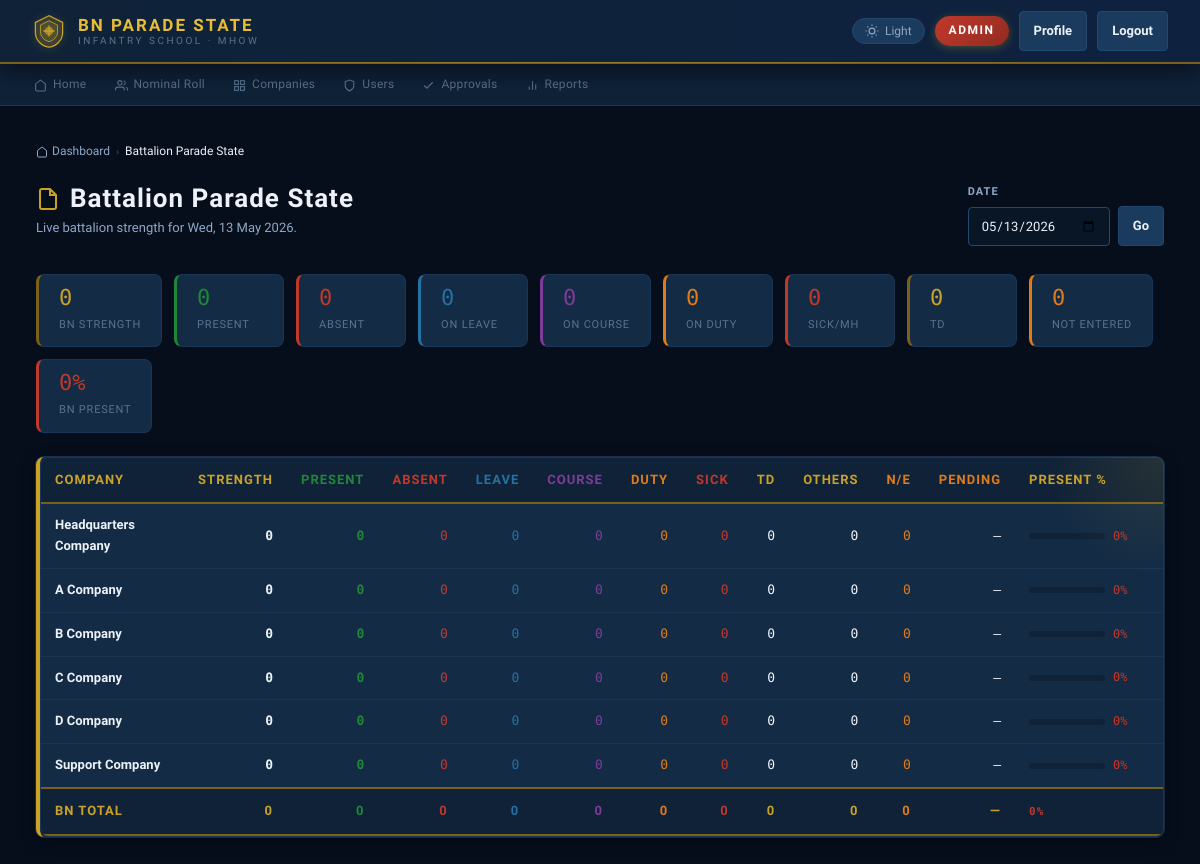
Page /adjt_sa/battalion_parade_state.php (signed in) on the earlier database version.
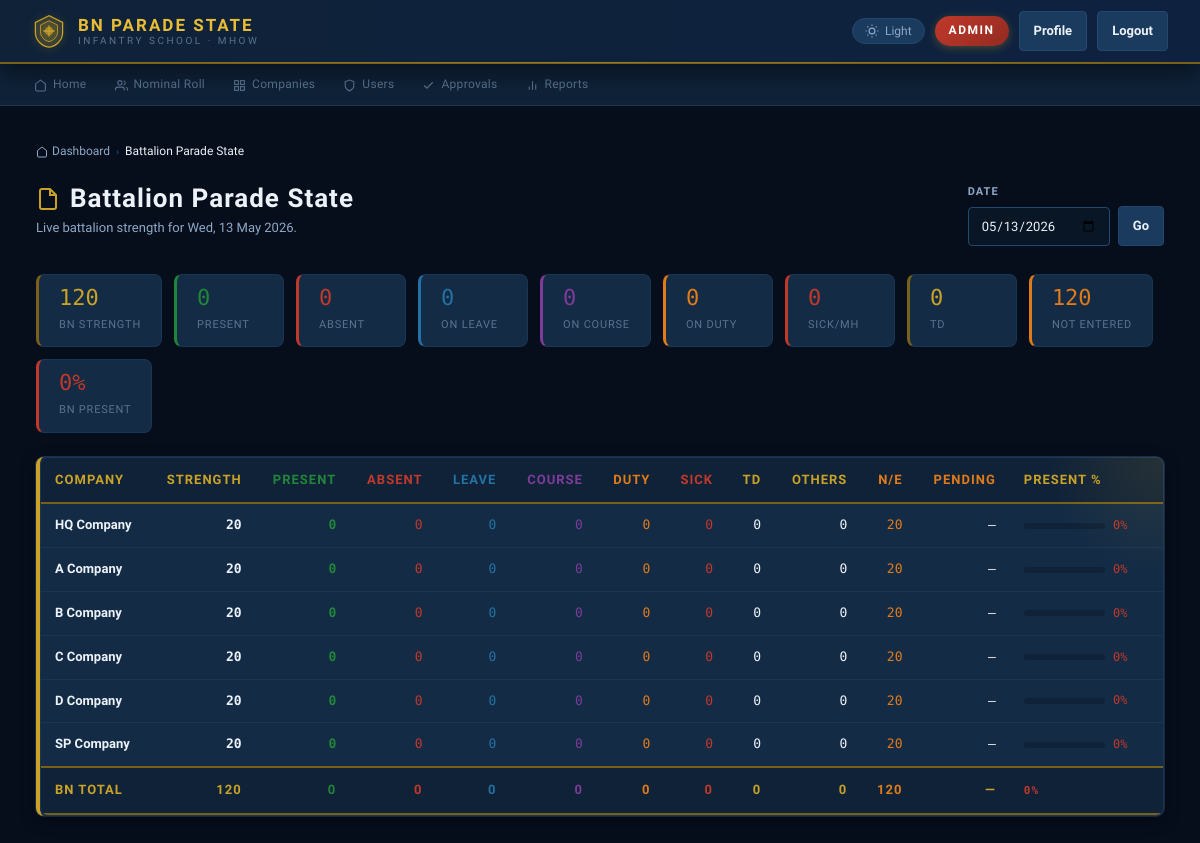
Same page on the later database version.
### tables this page shows
CREATE TABLE companies (
    id INT AUTO_INCREMENT PRIMARY KEY,
    company_name VARCHAR(100) NOT NULL,
    short_name VARCHAR(20) NOT NULL,
    is_active TINYINT DEFAULT 1
);

### adjt_sa/battalion_parade_state.php (the view, shortened to what this page needs)
<?php
include("../config/db.php");
function h($v) { return htmlspecialchars((string)$v, ENT_QUOTES, 'UTF-8'); }
$today    = date("Y-m-d");
$viewDate = $_GET["date"] ?? $today;
$companies = mysqli_fetch_all(mysqli_query($conn,
    "SELECT c.id, c.company_name, c.short_name,
            COUNT(DISTINCT p.id) AS total_serving,
            SUM(a.status='Present') AS present,
            SUM(a.status='Absent') AS absent,
            SUM(a.status='Leave') AS on_leave,
            SUM(a.status='Course') AS on_course,
            SUM(a.status='Duty') AS on_duty,
            SUM(a.status IN ('Sick Report','MH')) AS sick,
            SUM(a.status='TD') AS td,
            SUM(a.status IN ('Attached Out','Other')) AS others,
            SUM(a.status IS NULL AND p.id IS NOT NULL) AS not_entered,
            SUM(a.approval_status='Pending') AS pending_approval
     FROM companies c
     LEFT JOIN personnel p ON p.company_id=c.id AND p.service_status='Serving'
     LEFT JOIN attendance a ON a.personnel_id=p.id AND a.attendance_date='$viewDate'
     WHERE c.is_active=1
     GROUP BY c.id, c.company_name, c.short_name
     ORDER BY c.id"), MYSQLI_ASSOC);
$totals = array_fill_keys(['total_serving','present','absent','on_leave','on_course','on_duty','sick','td','others','not_entered','pending_approval'], 0);
foreach ($companies as $r) foreach (array_keys($totals) as $k) $totals[$k] += (int)$r[$k];
$bnPct = $totals['total_serving']>0 ? round($totals['present']/$totals['total_serving']*100) : 0;
$pendingCount = (int)mysqli_fetch_row(mysqli_query($conn,
    "SELECT COUNT(*) FROM attendance WHERE approval_status='Pending' AND attendance_date='$viewDate'"))[0];
$_tp = '../';
?>
<!DOCTYPE html>
<html lang="en">
<head>
    <link rel="stylesheet" href="../assets/css/style.css">
</head>
<body>
<?php include("../includes/topbar.php"); ?>
<main id="main-content" class="container wide-container">
    <nav class="breadcrumb" aria-label="Breadcrumb">
        <a href="../dashboard.php"><svg width="12" height="12" viewBox="0 0 24 24" fill="none" stroke="currentColor" stroke-width="2"><path d="M3 9l9-7 9 7v11a2 2 0 01-2 2H5a2 2 0 01-2-2z"/></svg> Dashboard</a>
        <span class="breadcrumb-sep">›</span>
        <span class="breadcrumb-current">Battalion Parade State</span>
    </nav>
    <div class="page-header-row">
        <div class="page-header">
            <h1><svg viewBox="0 0 24 24" fill="none" stroke="currentColor" stroke-width="2"><path d="M14 2H6a2 2 0 00-2 2v16a2 2 0 002 2h12a2 2 0 002-2V8z"/><polyline points="14 2 14 8 20 8"/></svg>Battalion Parade State</h1>
            <p class="page-sub">Live battalion strength for <?php echo h(date('D, d M Y', strtotime($viewDate))); ?>.
            </p>
        </div>
        <div style="display:flex;gap:10px;align-items:flex-end;flex-wrap:wrap;">
            <form method="GET" style="display:flex;gap:8px;align-items:flex-end;">
                <div class="tf"><label for="v-date" style="font-size:11px;">Date</label>
                <input type="date" id="v-date" name="date" value="<?php echo h($viewDate); ?>" style="min-height:38px;margin:0;"></div>
                <button class="btn secondary" type="submit">Go</button>
            </form>
        </div>
    </div>
    <div class="summary-tiles">
        <div class="summary-tile"><strong><?php echo $totals['total_serving']; ?></strong><span>BN Strength</span></div>
        <div class="summary-tile green"><strong><?php echo $totals['present']; ?></strong><span>Present</span></div>
        <div class="summary-tile red"><strong><?php echo $totals['absent']; ?></strong><span>Absent</span></div>
        <div class="summary-tile blue"><strong><?php echo $totals['on_leave']; ?></strong><span>On Leave</span></div>
        <div class="summary-tile purple"><strong><?php echo $totals['on_course']; ?></strong><span>On Course</span></div>
        <div class="summary-tile orange"><strong><?php echo $totals['on_duty']; ?></strong><span>On Duty</span></div>
        <div class="summary-tile red"><strong><?php echo $totals['sick']; ?></strong><span>Sick/MH</span></div>
        <div class="summary-tile"><strong><?php echo $totals['td']; ?></strong><span>TD</span></div>
        <div class="summary-tile orange"><strong><?php echo $totals['not_entered']; ?></strong><span>Not Entered</span></div>
        <div class="summary-tile" style="border-left-color:<?php echo $bnPct>=80?'var(--status-present)':($bnPct>=60?'var(--saffron)':'var(--status-absent)'); ?>">
            <strong style="color:<?php echo $bnPct>=80?'var(--status-present)':($bnPct>=60?'var(--saffron)':'var(--status-absent)'); ?>"><?php echo $bnPct; ?>%</strong>
            <span>BN Present</span>
        </div>
    </div>
    <?php if (empty($companies)): ?>
    <div class="panel">
        <div class="empty-state">
            <svg viewBox="0 0 24 24" fill="none" stroke="currentColor" stroke-width="1.5"><path d="M17 21v-2a4 4 0 00-4-4H5a4 4 0 00-4 4v2"/><circle cx="9" cy="7" r="4"/></svg>
            <h3>No Data</h3>
            <p>No companies found. Please configure the battalion structure.</p>
        </div>
    </div>
    <?php else: ?>
    <div class="panel" style="padding:0;overflow:hidden;">
        <div class="table-wrap">
            <table aria-label="Battalion parade state">
                <thead>
                    <tr>
                        <th>Company</th>
                        <th class="num">Strength</th>
                        <th class="num text-green">Present</th>
                        <th class="num text-red">Absent</th>
                        <th class="num text-blue">Leave</th>
                        <th class="num text-purple">Course</th>
                        <th class="num text-orange">Duty</th>
                        <th class="num text-red">Sick</th>
                        <th class="num">TD</th>
                        <th class="num">Others</th>
                        <th class="num text-orange">N/E</th>
                        <th class="num text-orange">Pending</th>
                        <th>Present %</th>
                    </tr>
                </thead>
                <tbody>
                <?php foreach ($companies as $c):
                    $pct = $c['total_serving']>0 ? round($c['present']/$c['total_serving']*100) : 0;
                    $pctColor = $pct>=80?'var(--status-present)':($pct>=60?'var(--saffron)':'var(--status-absent)');
                ?>
                <tr>
                    <td><strong><?php echo h($c['company_name']); ?></strong></td>
                    <td class="num fw-bold"><?php echo (int)$c['total_serving']; ?></td>
                    <td class="num text-green fw-bold"><?php echo (int)$c['present']; ?></td>
                    <td class="num text-red"><?php echo (int)$c['absent']; ?></td>
                    <td class="num text-blue"><?php echo (int)$c['on_leave']; ?></td>
                    <td class="num text-purple"><?php echo (int)$c['on_course']; ?></td>
                    <td class="num text-orange"><?php echo (int)$c['on_duty']; ?></td>
                    <td class="num text-red"><?php echo (int)$c['sick']; ?></td>
                    <td class="num"><?php echo (int)$c['td']; ?></td>
                    <td class="num"><?php echo (int)$c['others']; ?></td>
                    <td class="num text-orange"><?php echo (int)$c['not_entered']; ?></td>
                    <td class="num"><?php echo $c['pending_approval']>0 ? '<span style="color:var(--saffron);font-weight:700;">'.(int)$c['pending_approval'].'</span>' : '—'; ?></td>
                    <td>
                        <div class="strength-bar-cell">
                            <div class="progress-bar"><div class="progress-fill" style="width:<?php echo $pct; ?>%;background:<?php echo $pctColor; ?>;"></div></div>
                            <span class="strength-pct" style="color:<?php echo $pctColor; ?>"><?php echo $pct; ?>%</span>
                        </div>
                    </td>
                </tr>
                <?php endforeach; ?>
                </tbody>
                <tfoot>
                    <tr style="background:var(--bg-elevated);border-top:2px solid var(--gold-muted);">
                        <th>BN Total</th>
                        <th class="num"><?php echo $totals['total_serving']; ?></th>
                        <th class="num text-green"><?php echo $totals['present']; ?></th>
                        <th class="num text-red"><?php echo $totals['absent']; ?></th>
                        <th class="num text-blue"><?php echo $totals['on_leave']; ?></th>
                        <th class="num text-purple"><?php echo $totals['on_course']; ?></th>
                        <th class="num text-orange"><?php echo $totals['on_duty']; ?></th>
                        <th class="num text-red"><?php echo $totals['sick']; ?></th>
                        <th class="num"><?php echo $totals['td']; ?></th>
                        <th class="num"><?php echo $totals['others']; ?></th>
                        <th class="num text-orange"><?php echo $totals['not_entered']; ?></th>
                        <th class="num"><?php echo $totals['pending_approval']>0?'<span style="color:var(--saffron);font-weight:700;">'.$totals['pending_approval'].'</span>':'—'; ?></th>
                        <th><span class="mono-sm" style="color:<?php echo $bnPct>=80?'var(--status-present)':($bnPct>=60?'var(--saffron)':'var(--status-absent)'); ?>"><?php echo $bnPct; ?>%</span></th>
                    </tr>
                </tfoot>
            </table>
        </div>
    </div>
    <?php endif; ?>
</main>
</body>
</html>

### includes/topbar.php (shortened to what this page needs)
<?php
$_tp   = $_tp ?? '';
$_role = $_SESSION['role'] ?? '';
$_roleH = htmlspecialchars($_role, ENT_QUOTES, 'UTF-8');
$_self  = $_SERVER['PHP_SELF'] ?? '';
if (!function_exists('_navActive')) {
    function _navActive(string $fragment): string {
        global $_self;
        return strpos($_self, $fragment) !== false ? ' active' : '';
    }
}
$_items = $_navSets[$_role] ?? [];
?>
<div class="topbar" role="banner">
    <a href="<?php echo $_tp; ?>dashboard.php" class="brand" aria-label="BN Parade State Portal — Go to Dashboard">
        <div class="brand-text">
            <span class="brand-title">BN Parade State</span>
            <span class="brand-sub">Infantry School · Mhow</span>
        </div>
    </a>
    <div class="nav-actions">
        <span class="badge" data-role="<?php echo $_roleH; ?>"><?php echo $_roleH; ?></span>
        <a class="btn secondary" href="<?php echo $_tp; ?>profile.php">Profile</a>
        <a class="btn secondary" href="<?php echo $_tp; ?>logout.php">Logout</a>
    </div>
</div>
<?php if (!empty($_items)): ?>
<nav class="sitenav" role="navigation" aria-label="Main navigation">
    <?php foreach ($_items as $_item): ?>
        <a href="<?php echo $_tp . $_item[1]; ?>"
           class="sitenav-item<?php echo _navActive($_item[0]); ?>"
           <?php echo _navActive($_item[0]) ? 'aria-current="page"' : ''; ?>>
            <svg viewBox="0 0 24 24" fill="none" stroke="currentColor" stroke-width="2" aria-hidden="true">
                <?php echo $_item[3]; ?>
            </svg>
            <span><?php echo htmlspecialchars($_item[2], ENT_QUOTES, 'UTF-8'); ?></span>
        </a>
    <?php endforeach; ?>
</nav>
<?php endif; ?>

Differences in the rows shown:
changed companies: company_name "Headquarters Company" → "HQ Company"; total_serving "0" → "20"; not_entered "0" → "20"
computed for companies "A Company": total_serving "0" → "20"; not_entered "0" → "20"
computed for companies "B Company": total_serving "0" → "20"; not_entered "0" → "20"
computed for companies "C Company": total_serving "0" → "20"; not_entered "0" → "20"
computed for companies "D Company": total_serving "0" → "20"; not_entered "0" → "20"
changed companies: company_name "Support Company" → "SP Company"; total_serving "0" → "20"; not_entered "0" → "20"
Other differences:
$totals['total_serving']: "0" → "120"
$totals['not_entered']: "0" → "120"
